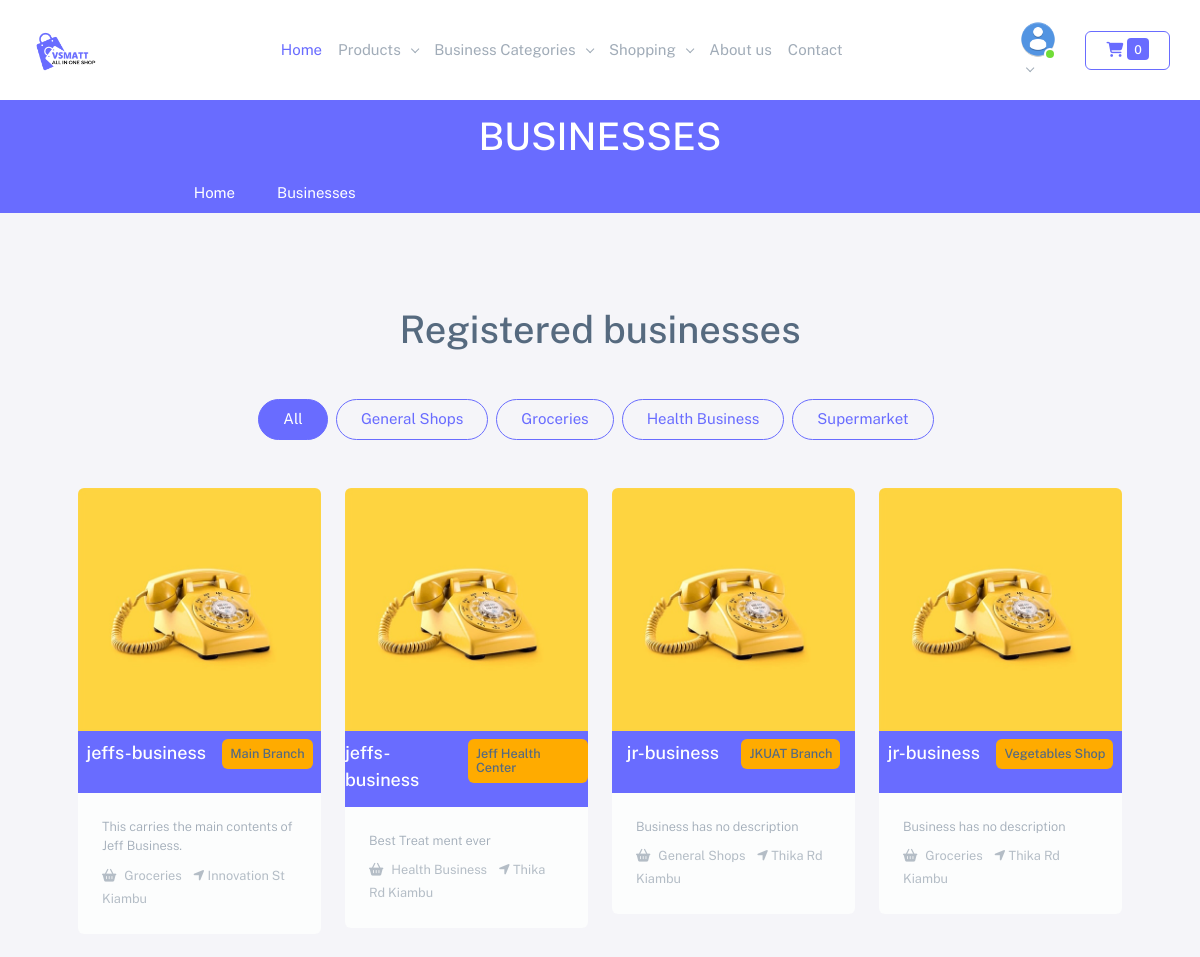
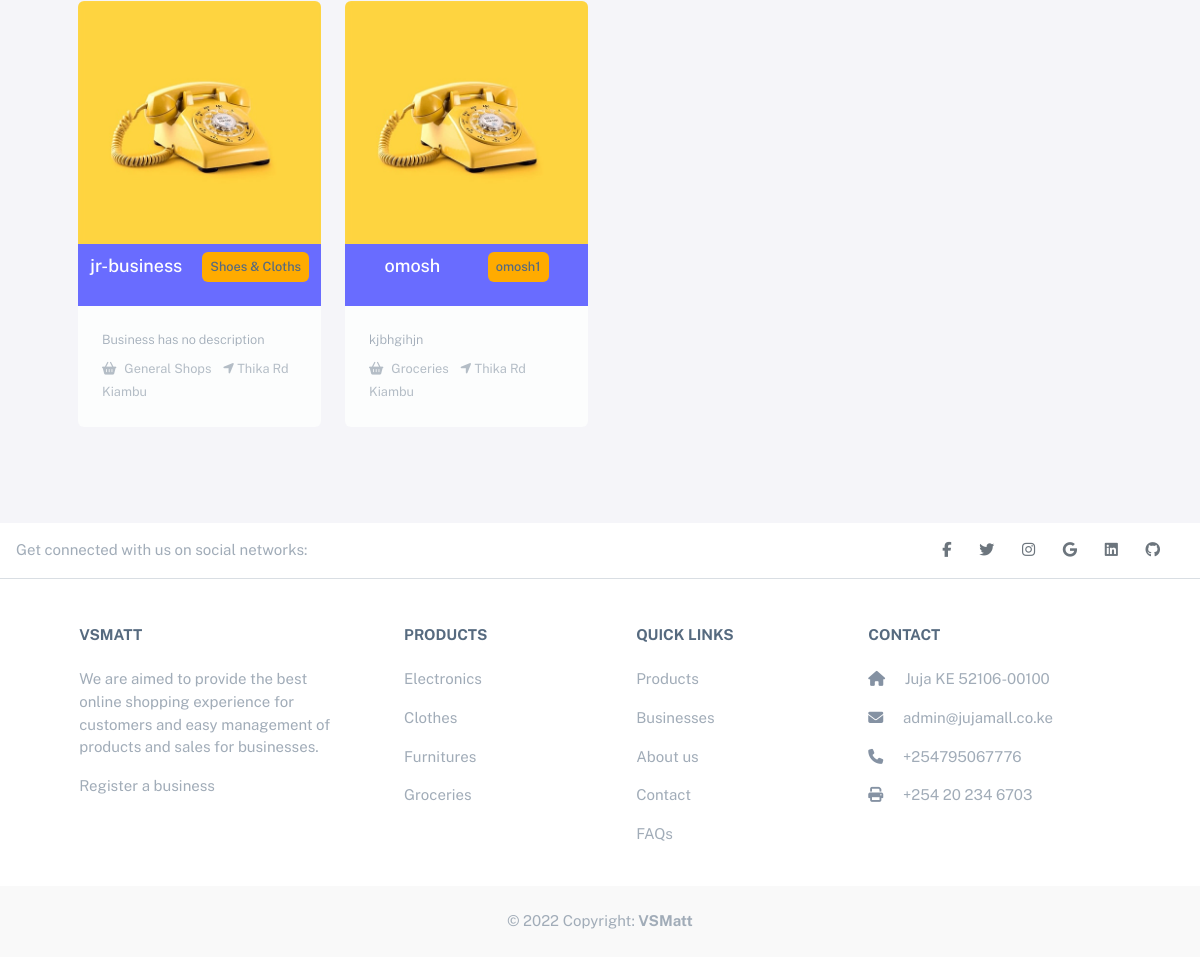
Screenshot of /businesses/ with the database file from the repository (2 pictures, top to bottom).
### business/models.py (models this page shows, shortened)
class BusinessCategory(models.Model):
    title = models.CharField(max_length=200)
    slug = models.SlugField(max_length=200, unique=True)
    image = ResizedImageField(
        upload_to=bs_category_file_name,
        blank=True,
        null=True,
        size=[100, 100]
    )
    marker = models.ImageField(upload_to=markers_file_name, blank=True, null=True)
    created_by = models.ForeignKey('auth.User', related_name='business_category_author', on_delete=models.CASCADE)
    created_at = models.DateTimeField(auto_now_add=True)
    updated_at = models.DateTimeField(auto_now=True)
    class Meta:
        ordering = ('title',)
        verbose_name = 'category'
        verbose_name_plural = 'Business Categories'
    def __str__(self):
        return self.title
    def get_absolute_url(self):
        return reverse('business:category', args=[self.slug])

class BusinessBranch(models.Model):
    business = models.ForeignKey(BusinessProfile, on_delete=models.CASCADE, related_name="branch")
    name = models.CharField(max_length=100)
    category = models.ForeignKey(BusinessCategory, related_name='businesses', on_delete=models.CASCADE)
    customer_service_number = PhoneNumberField(null=True, blank=True)
    slug = models.SlugField(db_index=True)
    longitude = models.DecimalField(max_digits=22, decimal_places=16)
    latitude = models.DecimalField(max_digits=22, decimal_places=16)
    address = models.CharField(max_length=300)
    created = models.DateTimeField(auto_now_add=True)
    updated = models.DateTimeField(auto_now=True)
    description = models.TextField(blank=True, null=True)
    additional_info = models.TextField(blank=True, null=True)
    image = ResizedImageField(
        upload_to=business_branch_file_name,
        blank=True,
        null=True,
        size=[500, 500]
    )
    is_approved = models.BooleanField(default=False)
    def __str__(self):
        return self.name
    def get_absolute_url(self):
        return reverse(
            'shop:shop',
            args=[
                self.business.slug,
                self.slug
            ]
        )

class BusinessProfile(models.Model):
    name = models.CharField(max_length=100)
    slug = models.SlugField(max_length=100, db_index=True)
    owner = models.ForeignKey(User, on_delete=models.CASCADE)
    longitude = models.DecimalField(max_digits=22, decimal_places=16)
    latitude = models.DecimalField(max_digits=22, decimal_places=16)
    address = models.CharField(max_length=300)
    created = models.DateTimeField(auto_now_add=True)
    updated = models.DateTimeField(auto_now=True)
    description = models.TextField(blank=True, null=True)
    additional_info = models.TextField(blank=True, null=True)
    is_approved = models.BooleanField(default=False)
    image = ResizedImageField(
        upload_to=business_file_name,
        blank=True,
        null=True,
        size=[500, 500]
    )
    def __str__(self):
        return self.name

### core/models.py (models this page shows, shortened)
class JujaMall(models.Model):
    title = models.CharField(max_length=255)
    logo = models.ImageField(upload_to='uploads/jujamall/logo', blank=True, null=True)
    about_us = models.TextField(blank=True, null=True)
    phone_number = PhoneNumberField(blank=True, null=True)
    twitter = models.URLField(blank=True, null=True)
    facebook = models.URLField(blank=True, null=True)
    linkedin = models.URLField(blank=True, null=True)
    instagram = models.URLField(blank=True, null=True)
    github = models.URLField(blank=True, null=True)
    email = models.EmailField(blank=True, null=True)
    address = models.CharField(blank=True, null=True, max_length=256)
    set_current = models.BooleanField(default=False)
    longitude = models.DecimalField(max_digits=22, decimal_places=16, default=37.0106327842076)
    latitude = models.DecimalField(max_digits=22, decimal_places=16, default=-1.1139084362152138)
    def __str__(self):
        return self.title

### business/views.py (the view)
# urls.py: path('businesses/', views.BusinessesView.as_view(), name='businesses'),
def businesses(request, category_slug=None):
    businesses = BusinessBranch.objects.all()
    if category_slug:
        businesses = BusinessBranch.objects.filter(category__slug=category_slug)
    return render(request, 'farm/business/index.html', {
        'businesses': businesses,
        'title': "Businesses",
        'categories': category_slug
    })

### business/context_processor.py (called while the page is built)
def business_categories(request):
    return {'business_categories': BusinessCategory.objects.all()}

### cart/cart.py (called while the page is built)
    def __len__(self):
        return sum(item['quantity'] for item in self.cart.values())

### cart/context_processor.py (called while the page is built)
def cart(request):
    return {'cart': Cart(request)}

### core/context_processor.py (called while the page is built)
def jujamall(request):
    return {'jujamall': JujaMall.objects.filter(set_current=True).first()}

### products/context_processor.py (called while the page is built)
def product_categories(request):
    return {"product_categories": ProductCategory.objects.all()}

### products/models.py (called while the page is built)
    def __str__(self):
        return self.title

    def get_absolute_url(self):
        return reverse(
            'products:category',
            args=[
                self.slug
            ])

### templates/farm/business/index.html (shortened to what this page needs)
{% extends 'base.html' %}
{% load static %}
{% block content %}
    <div class="container-fluid py-5">
        <div class="container py-5 px-lg-5">
            <div class="wow fadeInUp" data-wow-delay="0.1s">
                <h1 class="text-center mb-5">Registered businesses</h1>
            </div>
            <div class="d-flex justify-content-center mb-5" id="portfolio-flters">
                <a class="py-2 px-4 rounded-pill border border-primary {% if not categories  %} bg-primary text-white {% endif %}  me-2" href="{% url 'business:businesses' %}">All</a>
                {% if business_categories %}
                    {% for category in business_categories %}
                        <a class="py-2 px-4 border border-primary {% if category.slug == categories %} bg-primary text-white {% endif %} rounded-pill me-2" href="{{category.get_absolute_url}}"><span>{{category}}</span></a>
                    {% endfor %}
                {% endif %}
            </div>
            <div class="row g-4 portfolio-container">
                {% if businesses %}
                    {% for business in businesses %}
                    <div class="col-lg-3 col-md-4 portfolio-item first wow fadeInUp" data-wow-delay="0.1s">
                        <div class="rounded overflow-hidden">
                            <div class="position-relative overflow-hidden">
                                <a href="{{business.get_absolute_url}}"><img class="img-fluid w-100" src="{% if business.image %} {{business.image.url}}{% else %}{% static 'img/elements/1.jpg'%}{% endif %}" alt="{{business}}" title="{{business}}"></a>
                                <div class="portfolio-overlay d-flex bg-primary py-2 justify-content-evenly">
                                    <h5 class="lh-base mb-0 me-2 text-white">{{business.business}}</h5>
                                    <h6 class="bg-warning small p-2 rounded-2">{{business}}</h6>
                                </div>
                            </div>
                            <div class="bg-light p-4">
                                <p class="text-muted fw-light mb-2 small">{{business.description|truncatechars:135|default:"Business has no description"}}</p>
                                <span class="small text-light me-2"><i class="fa fa-shopping-basket me-2" aria-hidden="true"></i>{{business.category}}</span>
                                <span class="small text-light me-2"><i class="fa fa-location-arrow"></i> {{business.address}}</span>
                            </div>
                        </div>
                    </div>
                    {% endfor %}
                {% else %}
                    <p class="col-md-12 text-center">No Registered business.</p>
                {% endif %}
            </div>
        </div>
    </div>
{% endblock %}

### templates/partials/footer.html
<footer class="text-center text-lg-start bg-white text-muted">
    <section class="d-flex justify-content-center justify-content-lg-between p-3 border-bottom">
      <div class="me-5 d-none d-lg-block">
        <span>Get connected with us on social networks:</span>
      </div>
      <div>
        {% if jujamall.facebook %}
          <a href="{{ jujamall.facebook }}" class="me-4 link-secondary">
            <i class="fab fa-facebook-f"></i>
          </a>
        {% endif %}
        {% if jujamall.twitter %}
          <a href="{{ jujamall.twitter }}" class="me-4 link-secondary">
            <i class="fab fa-twitter"></i>
          </a>
        {% endif %}
        {% if jujamall.instagram %}
          <a href="{{ jujamall.instagram }}" class="me-4 link-secondary">
            <i class="fab fa-instagram"></i>
          </a>
        {% endif %}
        {% if jujamall.email %}
          <a href="mailto:{{ jujamall.email }}" class="me-4 link-secondary">
            <i class="fab fa-google"></i>
          </a>
        {% endif %}
        {% if jujamall.linkedin %}
          <a href="{{ jujamall.linkedin }}" class="me-4 link-secondary">
            <i class="fab fa-linkedin"></i>
          </a>
        {% endif %}
        {% if jujamall.github %}
          <a href="{{ jujamall.github }}" class="me-4 link-secondary">
            <i class="fab fa-github"></i>
          </a>
        {% endif %}
      </div>
    </section>
    <section class="">
      <div class="container text-center text-md-start mt-5">
        <div class="row mt-3">
          <div class="col-md-3 col-lg-4 col-xl-3 mx-auto mb-4">
            <h6 class="text-uppercase fw-bold mb-4">
              {{ jujamall | default:"VSMatt" }}
            </h6>
            <p>
              We are aimed to provide the best online shopping experience for customers and easy management of products and sales for businesses.
              <p><a href="{% url 'business:register_business' %}" class="text-reset">Register a business</a></p>
            </p>
          </div>
          <div class="col-md-2 col-lg-2 col-xl-2 mx-auto mb-4">
            <h6 class="text-uppercase fw-bold mb-4">
              Products
            </h6>
            <p>
              <a href="#!" class="text-reset">Electronics</a>
            </p>
            <p>
              <a href="#!" class="text-reset">Clothes</a>
            </p>
            <p>
              <a href="#!" class="text-reset">Furnitures</a>
            </p>
            <p>
              <a href="#!" class="text-reset">Groceries</a>
            </p>
          </div>
          <div class="col-md-3 col-lg-2 col-xl-2 mx-auto mb-4">
            <h6 class="text-uppercase fw-bold mb-4">
              Quick links
            </h6>
            <p>
              <a href="{% url 'products:products_list' %}" class="text-reset">Products</a>
            </p>
            <p>
              <a href="{% url 'business:businesses' %}" class="text-reset">Businesses</a>
            </p>
            <p>
              <a href="{% url 'about' %}" class="text-reset">About us</a>
            </p>
            <p>
              <a href="{% url 'contact' %}" class="text-reset">Contact</a>
            </p>
            <p>
              <a href="{% url 'faq' %}" class="text-reset">FAQs</a>
            </p>
          </div>
          <div class="col-md-4 col-lg-3 col-xl-3 mx-auto mb-md-0 mb-4">
            <h6 class="text-uppercase fw-bold mb-4">Contact</h6>
            <p><i class="fas fa-home me-3 text-secondary"></i> {{jujamall.address | default:"Juja KE 52106-00100"}} </p>
            <p>
              <i class="fas fa-envelope me-3 text-secondary"></i>
              {{jujamall.email | default:"info@vsmatt.co.ke"}}
            </p>
            <p><i class="fas fa-phone me-3 text-secondary"></i> {{ jujamall.phone_number | default:"+25495067776"}} </p>
            <p><i class="fas fa-print me-3 text-secondary"></i> +254 20 234 6703</p>
          </div>
        </div>
      </div>
    </section>
    <div class="text-center p-4" style="background-color: rgba(0, 0, 0, 0.025);">
      © 2022 Copyright:
      <a class="text-reset fw-bold text-decoration-none" href="https://vsmatt.co.ke/">VSMatt</a>
    </div>
  </footer>

### rows the page displays
BusinessCategory: title "General Shops"
BusinessCategory: title "Groceries"
BusinessCategory: title "Health Business"
BusinessCategory: title "Supermarket"
BusinessBranch: business "jeffs-business", name "Main Branch", description "This carries the main contents of Jeff Business.", category "Groceries", address "Innovation St Kiambu"
BusinessBranch: business "jeffs-business", name "Jeff Health Center", description "Best Treat ment ever", category "Health Business", address "Thika Rd Kiambu"
BusinessBranch: business "jr-business", name "JKUAT Branch", description "Business has no description", category "General Shops", address "Thika Rd Kiambu"
BusinessBranch: business "jr-business", name "Vegetables Shop", description "Business has no description", category "Groceries", address "Thika Rd Kiambu"
BusinessBranch: business "jr-business", name "Shoes & Cloths", description "Business has no description", category "General Shops", address "Thika Rd Kiambu"
BusinessBranch: business "omosh", name "omosh1", description "kjbhgihjn", category "Groceries", address "Thika Rd Kiambu"
JujaMall: title "VSMATT", address "Juja KE 52106-00100", email "admin@jujamall.co.ke", phone_number "+254795067776"

### other values shown
{{ cart|length }} "0"
{{ title }} "BUSINESSES"
{{ title }} "Businesses"
